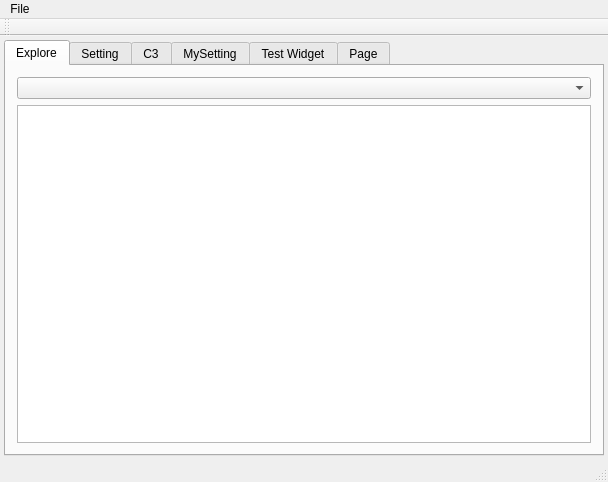
<?xml version="1.0" encoding="UTF-8"?>
<ui version="4.0">
 <class>MainWindow</class>
 <widget class="QMainWindow" name="MainWindow">
  <property name="geometry">
   <rect>
    <x>0</x>
    <y>0</y>
    <width>608</width>
    <height>482</height>
   </rect>
  </property>
  <property name="windowTitle">
   <string>MainWindow</string>
  </property>
  <widget class="QWidget" name="centralWidget">
   <layout class="QGridLayout" name="gridLayout">
    <property name="leftMargin">
     <number>4</number>
    </property>
    <property name="topMargin">
     <number>4</number>
    </property>
    <property name="rightMargin">
     <number>4</number>
    </property>
    <property name="bottomMargin">
     <number>4</number>
    </property>
    <property name="spacing">
     <number>4</number>
    </property>
    <item row="0" column="0">
     <widget class="QTabWidget" name="tabWidget">
      <property name="currentIndex">
       <number>0</number>
      </property>
      <widget class="QWidget" name="tab">
       <attribute name="title">
        <string>Explore</string>
       </attribute>
       <layout class="QGridLayout" name="gridLayout_2">
        <item row="0" column="0">
         <widget class="QComboBox" name="comboBox"/>
        </item>
        <item row="1" column="0">
         <widget class="QTreeView" name="treeView"/>
        </item>
       </layout>
      </widget>
      <widget class="QWidget" name="tab_2">
       <attribute name="title">
        <string>Setting</string>
       </attribute>
       <layout class="QGridLayout" name="gridLayout_3">
        <item row="0" column="0">
         <widget class="SettingsWidget" name="widget" native="true"/>
        </item>
       </layout>
      </widget>
      <widget class="QWidget" name="tab_5">
       <attribute name="title">
        <string>C3</string>
       </attribute>
       <layout class="QGridLayout" name="gridLayout_5">
        <item row="0" column="0">
         <widget class="JSWidget" name="widget_3" native="true"/>
        </item>
       </layout>
      </widget>
      <widget class="QWidget" name="tab_3">
       <attribute name="title">
        <string>MySetting</string>
       </attribute>
       <layout class="QGridLayout" name="gridLayout_4">
        <item row="0" column="0">
         <widget class="MySettingWidget" name="widget_2" native="true"/>
        </item>
       </layout>
      </widget>
      <widget class="QWidget" name="tab_4">
       <attribute name="title">
        <string>Test Widget</string>
       </attribute>
       <widget class="QLineEdit" name="lineEdit">
        <property name="geometry">
         <rect>
          <x>20</x>
          <y>12</y>
          <width>125</width>
          <height>21</height>
         </rect>
        </property>
       </widget>
       <widget class="QLineEdit" name="lineEdit_3">
        <property name="geometry">
         <rect>
          <x>300</x>
          <y>20</y>
          <width>125</width>
          <height>21</height>
         </rect>
        </property>
        <property name="inputMask">
         <string>dddd/dd/dd</string>
        </property>
        <property name="text">
         <string>212/1/2</string>
        </property>
       </widget>
       <widget class="QListWidget" name="listWidget">
        <property name="geometry">
         <rect>
          <x>12</x>
          <y>96</y>
          <width>256</width>
          <height>192</height>
         </rect>
        </property>
        <property name="editTriggers">
         <set>QAbstractItemView::AllEditTriggers</set>
        </property>
        <property name="viewMode">
         <enum>QListView::ListMode</enum>
        </property>
        <item>
         <property name="text">
          <string>abc</string>
         </property>
        </item>
       </widget>
       <widget class="QListView" name="listView">
        <property name="geometry">
         <rect>
          <x>290</x>
          <y>90</y>
          <width>256</width>
          <height>192</height>
         </rect>
        </property>
        <property name="editTriggers">
         <set>QAbstractItemView::AllEditTriggers</set>
        </property>
       </widget>
       <widget class="QSpinBox" name="spinBox">
        <property name="geometry">
         <rect>
          <x>280</x>
          <y>50</y>
          <width>175</width>
          <height>24</height>
         </rect>
        </property>
        <property name="autoFillBackground">
         <bool>true</bool>
        </property>
        <property name="styleSheet">
         <string notr="true">background-color: rgb(255, 0, 255)</string>
        </property>
       </widget>
       <widget class="QCheckBox" name="checkBox">
        <property name="geometry">
         <rect>
          <x>50</x>
          <y>60</y>
          <width>87</width>
          <height>20</height>
         </rect>
        </property>
        <property name="text">
         <string>CheckBox</string>
        </property>
       </widget>
       <widget class="QLabel" name="label">
        <property name="geometry">
         <rect>
          <x>70</x>
          <y>310</y>
          <width>91</width>
          <height>61</height>
         </rect>
        </property>
        <property name="text">
         <string/>
        </property>
        <property name="pixmap">
         <pixmap resource="tool.qrc">:/mytool/img/face-smile 2.png</pixmap>
        </property>
       </widget>
       <widget class="QToolButton" name="btnCalendar">
        <property name="geometry">
         <rect>
          <x>460</x>
          <y>310</y>
          <width>26</width>
          <height>22</height>
         </rect>
        </property>
        <property name="text">
         <string/>
        </property>
       </widget>
       <widget class="QComboBox" name="comboBox_2">
        <property name="geometry">
         <rect>
          <x>160</x>
          <y>40</y>
          <width>104</width>
          <height>21</height>
         </rect>
        </property>
        <property name="maxVisibleItems">
         <number>11</number>
        </property>
       </widget>
      </widget>
      <widget class="QWidget" name="tab_6">
       <attribute name="title">
        <string>Page</string>
       </attribute>
       <layout class="QGridLayout" name="gridLayout_6">
        <property name="leftMargin">
         <number>4</number>
        </property>
        <property name="topMargin">
         <number>4</number>
        </property>
        <property name="rightMargin">
         <number>4</number>
        </property>
        <property name="bottomMargin">
         <number>4</number>
        </property>
        <property name="spacing">
         <number>4</number>
        </property>
        <item row="0" column="0">
         <widget class="QTabWidget" name="tabWidget_2">
          <property name="currentIndex">
           <number>0</number>
          </property>
          <widget class="QWidget" name="tab_7">
           <attribute name="title">
            <string>Tab 1</string>
           </attribute>
           <layout class="QGridLayout" name="gridLayout_7">
            <item row="0" column="0">
             <widget class="DrawWidget" name="widget_4" native="true"/>
            </item>
           </layout>
          </widget>
          <widget class="QWidget" name="tab_8">
           <attribute name="title">
            <string>Tab 2</string>
           </attribute>
           <layout class="QGridLayout" name="gridLayout_8">
            <property name="leftMargin">
             <number>4</number>
            </property>
            <property name="topMargin">
             <number>4</number>
            </property>
            <property name="rightMargin">
             <number>4</number>
            </property>
            <property name="bottomMargin">
             <number>4</number>
            </property>
            <property name="spacing">
             <number>2</number>
            </property>
            <item row="0" column="0">
             <widget class="MyGraphicsView" name="graphicsView"/>
            </item>
           </layout>
          </widget>
         </widget>
        </item>
       </layout>
      </widget>
     </widget>
    </item>
   </layout>
  </widget>
  <widget class="QMenuBar" name="menuBar">
   <property name="geometry">
    <rect>
     <x>0</x>
     <y>0</y>
     <width>608</width>
     <height>22</height>
    </rect>
   </property>
   <widget class="QMenu" name="menuFile">
    <property name="title">
     <string>File</string>
    </property>
    <addaction name="actionEDC"/>
    <addaction name="actionSplit"/>
   </widget>
   <addaction name="menuFile"/>
  </widget>
  <widget class="QToolBar" name="mainToolBar">
   <attribute name="toolBarArea">
    <enum>TopToolBarArea</enum>
   </attribute>
   <attribute name="toolBarBreak">
    <bool>false</bool>
   </attribute>
  </widget>
  <widget class="QStatusBar" name="statusBar"/>
  <action name="actionEDC">
   <property name="text">
    <string>EDC</string>
   </property>
  </action>
  <action name="actionSplit">
   <property name="text">
    <string>Split</string>
   </property>
  </action>
 </widget>
 <layoutdefault spacing="6" margin="11"/>
 <customwidgets>
  <customwidget>
   <class>SettingsWidget</class>
   <extends>QWidget</extends>
   <header>settingswidget.h</header>
   <container>1</container>
  </customwidget>
  <customwidget>
   <class>MySettingWidget</class>
   <extends>QWidget</extends>
   <header>mysettingwidget.h</header>
   <container>1</container>
  </customwidget>
  <customwidget>
   <class>JSWidget</class>
   <extends>QWidget</extends>
   <header>jswidget.h</header>
   <container>1</container>
  </customwidget>
  <customwidget>
   <class>DrawWidget</class>
   <extends>QWidget</extends>
   <header>drawwidget.h</header>
   <container>1</container>
  </customwidget>
  <customwidget>
   <class>MyGraphicsView</class>
   <extends>QGraphicsView</extends>
   <header>mygraphicsview.h</header>
  </customwidget>
 </customwidgets>
 <resources>
  <include location="tool.qrc"/>
 </resources>
 <connections/>
</ui>
